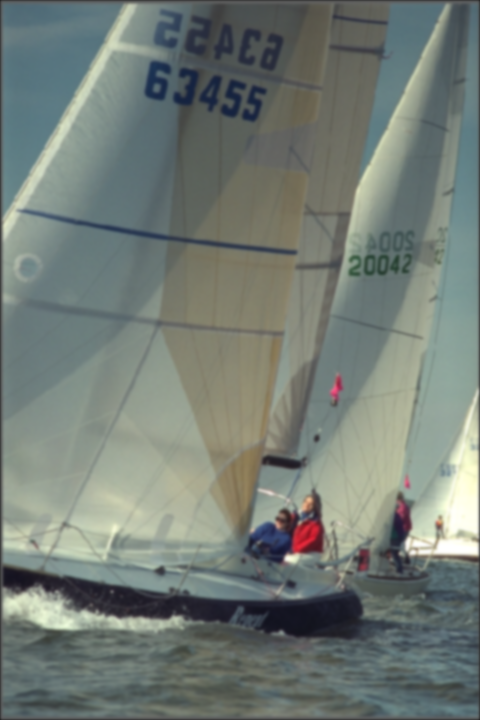
%> input picture codeBISA/BIBLE/img114.bmp, 480 x 720 px
$ octave --eval "result = SDSP(imread('img114.bmp'));"   (GNU Octave 9; MATLAB toolbox functions it lacks are replaced by stand-ins)
%> lines starting %> are read from the running program, lines starting %| are printed output that depends on the picture; in (x1, y1, x2, y2) boxes, pixels count from 0 and x2, y2 are one past the last pixel; in counts of white or black regions, pixels touching at a corner belong together; the program's own positions count from 1
function VSMap = SDSP(image)
% ========================================================================
% SDSP algorithm for salient region detection from a given image.
% Copyright(c) 2013 Lin ZHANG, School of Software Engineering, Tongji
% University
% All Rights Reserved.
% ----------------------------------------------------------------------
% Permission to use, copy, or modify this software and its documentation
% for educational and research purposes only and without fee is here
% granted, provided that this copyright notice and the original authors'
% names appear on all copies and supporting documentation. This program
% shall not be used, rewritten, or adapted as the basis of a commercial
% software or hardware product without first obtaining permission of the
% authors. The authors make no representations about the suitability of
% this software for any purpose. It is provided "as is" without express
% or implied warranty.
%----------------------------------------------------------------------
%
% This is an implementation of the algorithm for calculating the
% SDSP (Saliency Detection by combining Simple Priors).
%
% Please refer to the following paper
%
% Lin Zhang, Zhongyi Gu, and Hongyu Li,"SDSP: a novel saliency detection
% method by combining simple priors", ICIP, 2013.
%
%----------------------------------------------------------------------
%
%Input : image: an uint8 RGB image with dynamic range [0, 255] for each
%channel
%
%Output: VSMap: the visual saliency map extracted by the SDSP algorithm.
%Data range for VSMap is [0, 255]. So, it can be regarded as a common
%gray-scale image.
%
%-----------------------------------------------------------------------

sigmaF = 6.2;
omega0 = 0.002;
sigmaD = 114;
sigmaC = 0.25;
%convert the image into LAB color space
[oriRows, oriCols, junk] = size(image);
image = double(image);
dsImage(:,:,1) = imresize(image(:,:,1), [256, 256],'bilinear');
dsImage(:,:,2) = imresize(image(:,:,2), [256, 256],'bilinear');
dsImage(:,:,3) = imresize(image(:,:,3), [256, 256],'bilinear');
lab = RGB2Lab(dsImage);

LChannel = lab(:,:,1);
AChannel = lab(:,:,2);
BChannel = lab(:,:,3);

LFFT = fft2(double(LChannel));
AFFT = fft2(double(AChannel));
BFFT = fft2(double(BChannel));

[rows, cols, junk] = size(dsImage);
LG = logGabor(rows,cols,omega0,sigmaF);
FinalLResult = real(ifft2(LFFT.*LG));
FinalAResult = real(ifft2(AFFT.*LG));
FinalBResult = real(ifft2(BFFT.*LG));

SFMap = sqrt(FinalLResult.^2 + FinalAResult.^2 + FinalBResult.^2);

%the central areas will have a bias towards attention
coordinateMtx = zeros(rows, cols, 2);
coordinateMtx(:,:,1) = repmat((1:1:rows)', 1, cols);
coordinateMtx(:,:,2) = repmat(1:1:cols, rows, 1);

centerY = rows / 2;
centerX = cols / 2;
centerMtx(:,:,1) = ones(rows, cols) * centerY;
centerMtx(:,:,2) = ones(rows, cols) * centerX;
SDMap = exp(-sum((coordinateMtx - centerMtx).^2,3) / sigmaD^2);

%warm colors have a bias towards attention
maxA = max(AChannel(:));
minA = min(AChannel(:));
normalizedA = (AChannel - minA) / (maxA - minA);

maxB = max(BChannel(:));
minB = min(BChannel(:));
normalizedB = (BChannel - minB) / (maxB - minB);

labDistSquare = normalizedA.^2 + normalizedB.^2;
SCMap = 1 - exp(-labDistSquare / (sigmaC^2));
VSMap = SFMap .* SDMap .* SCMap;

VSMap =  imresize(VSMap, [oriRows, oriCols],'bilinear');
% VSMap = uint8(mat2gray(VSMap) * 255);
VSMap = mat2gray(VSMap);
return;

%%%%%%%%%%%%%%%%%%%%%%%%%%%%%%%%%%%%%%%%%%%%%%%%
function labImage = RGB2Lab(image)

image = double(image);
normalizedR = image(:,:,1) / 255;
normalizedG = image(:,:,2) / 255;
normalizedB = image(:,:,3) / 255;

RSmallerOrEqualto4045 = normalizedR <= 0.04045;
RGreaterThan4045 = 1 - RSmallerOrEqualto4045;
tmpR = (normalizedR / 12.92) .* RSmallerOrEqualto4045;
tmpR = tmpR + power((normalizedR + 0.055)/1.055,2.4) .* RGreaterThan4045;

GSmallerOrEqualto4045 = normalizedG <= 0.04045;
GGreaterThan4045 = 1 - GSmallerOrEqualto4045;
tmpG = (normalizedG / 12.92) .* GSmallerOrEqualto4045;
tmpG = tmpG + power((normalizedG + 0.055)/1.055,2.4) .* GGreaterThan4045;

BSmallerOrEqualto4045 = normalizedB <= 0.04045;
BGreaterThan4045 = 1 - BSmallerOrEqualto4045;
tmpB = (normalizedB / 12.92) .* BSmallerOrEqualto4045;
tmpB = tmpB + power((normalizedB + 0.055)/1.055,2.4) .* BGreaterThan4045;

X = tmpR*0.4124564 + tmpG*0.3575761 + tmpB*0.1804375;
Y = tmpR*0.2126729 + tmpG*0.7151522 + tmpB*0.0721750;
Z = tmpR*0.0193339 + tmpG*0.1191920 + tmpB*0.9503041;

epsilon = 0.008856;	%actual CIE standard
kappa   = 903.3;		%actual CIE standard

Xr = 0.9642;	%reference white D50
Yr = 1.0;		%reference white
Zr = 0.8251;	%reference white

xr = X/Xr;
yr = Y/Yr;
zr = Z/Zr;

xrGreaterThanEpsilon = xr > epsilon;
xrSmallerOrEqualtoEpsilon = 1 - xrGreaterThanEpsilon;
fx = power(xr, 1.0/3.0) .* xrGreaterThanEpsilon;
fx = fx + (kappa*xr + 16.0)/116.0 .* xrSmallerOrEqualtoEpsilon;

yrGreaterThanEpsilon = yr > epsilon;
yrSmallerOrEqualtoEpsilon = 1 - yrGreaterThanEpsilon;
fy = power(yr, 1.0/3.0) .* yrGreaterThanEpsilon;
fy = fy + (kappa*yr + 16.0)/116.0 .* yrSmallerOrEqualtoEpsilon;

zrGreaterThanEpsilon = zr > epsilon;
zrSmallerOrEqualtoEpsilon = 1 - zrGreaterThanEpsilon;
fz = power(zr, 1.0/3.0) .* zrGreaterThanEpsilon;
fz = fz + (kappa*zr + 16.0)/116.0 .* zrSmallerOrEqualtoEpsilon;

[rows,cols,junk] = size(image);
labImage = zeros(rows,cols,3);
labImage(:,:,1) = 116.0 * fy - 16.0;
labImage(:,:,2) = 500.0 * (fx - fy);
labImage(:,:,3) = 200.0 * (fy - fz);
return;

%%%%%%%%%%%%%%%%%%%%%%%%%%%%%%%%%%%%%%%%%%%%%%%%%%%%%%%%%%%%%%%%%%%%%%%%%%
function LG = logGabor(rows,cols,omega0,sigmaF)
     [u1, u2] = meshgrid(([1:cols]-(fix(cols/2)+1))/(cols-mod(cols,2)), ...
			            ([1:rows]-(fix(rows/2)+1))/(rows-mod(rows,2)));
     mask = ones(rows, cols);
     for rowIndex = 1:rows
         for colIndex = 1:cols
             if u1(rowIndex, colIndex)^2 + u2(rowIndex, colIndex)^2 > 0.25
                 mask(rowIndex, colIndex) = 0;
             end
         end
     end
     u1 = u1 .* mask;
     u2 = u2 .* mask;

     u1 = ifftshift(u1);
     u2 = ifftshift(u2);

     radius = sqrt(u1.^2 + u2.^2);
     radius(1,1) = 1;

     LG = exp((-(log(radius/omega0)).^2) / (2 * (sigmaF^2)));
     LG(1,1) = 0;
return;


%> in RGB2Lab, `RSmallerOrEqualto4045 = normalizedR <= 0.04045;`: RSmallerOrEqualto4045: size 256x256 logical; every value is 0
%> in RGB2Lab, `RGreaterThan4045 = 1 - RSmallerOrEqualto4045;`: RGreaterThan4045: size 256x256 double; every value is 1
%> in RGB2Lab, `tmpR = (normalizedR / 12.92) .* RSmallerOrEqualto4045;`: tmpR: size 256x256 double; every value is 0
%> in RGB2Lab, `xrGreaterThanEpsilon = xr > epsilon;`:
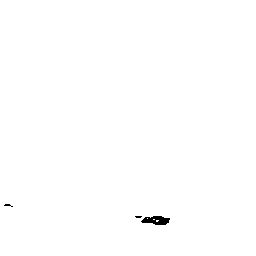
%> xrGreaterThanEpsilon: size 256x256 logical; 99.7% white; 3 black regions (2 under 20 px), largest, box (x1, y1, x2, y2) and area: (141, 216, 170, 225) 179
%> in RGB2Lab, `yrGreaterThanEpsilon = yr > epsilon;`: yrGreaterThanEpsilon: size 256x256 logical; 99.6% white; 3 black regions (1 under 20 px), largest, box (x1, y1, x2, y2) and area: (141, 216, 173, 225) 223, (3, 203, 15, 208) 33
%> in RGB2Lab, `zrGreaterThanEpsilon = zr > epsilon;`: zrGreaterThanEpsilon: size 256x256 logical; every value is 1
%> in SDSP, `BChannel = lab(:,:,3);`:
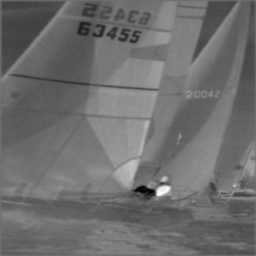
%> BChannel: size 256x256 double; min -38.58, max 30.61, mean -8.7; drawn with min black and max white
%> after the loop in logGabor, `for rowIndex = 1:rows`:
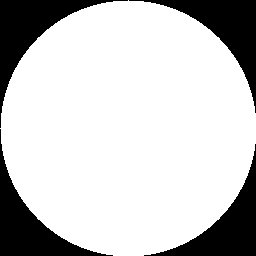
%> mask: size 256x256 double; values 0 (black) and 1 (white), 78.5% white; 4 black regions, box (x1, y1, x2, y2) and area: (0, 0, 128, 128) 3654, (129, 0, 256, 113) 3526, (0, 129, 113, 256) 3526, (144, 144, 256, 256) 3399
%> in logGabor, `radius(1,1) = 1;`:
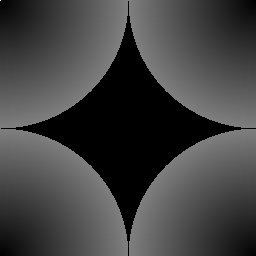
%> radius: size 256x256 double; min 0, max 1, mean 0.262
%> in logGabor, `LG(1,1) = 0;`:
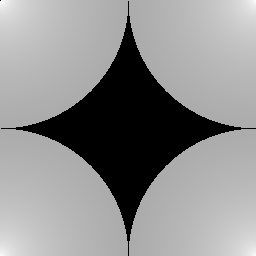
%> LG: size 256x256 double; min 0, max 0.994, mean 0.565
%> in SDSP, `SFMap = sqrt(FinalLResult.^2 + FinalAResult.^2 + FinalBResult.^2);`:
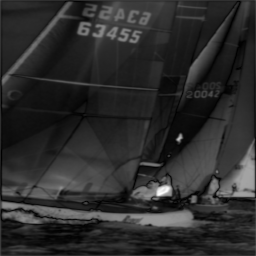
%> SFMap: size 256x256 double; min 0.487, max 72.23, mean 13; drawn with min black and max white
%> in SDSP, `centerMtx(:,:,1) = ones(rows, cols) * centerY;`: centerMtx: size 256x256 double; every value is 128
%> in SDSP, `maxA = max(AChannel(:));`: maxA = 65.93
%> in SDSP, `minA = min(AChannel(:));`: minA = -17.9
%> in SDSP, `maxB = max(BChannel(:));`: maxB = 30.61
%> in SDSP, `minB = min(BChannel(:));`: minB = -38.58
%> in SDSP, `VSMap =  imresize(VSMap, [oriRows, oriCols],'bilinear');`:
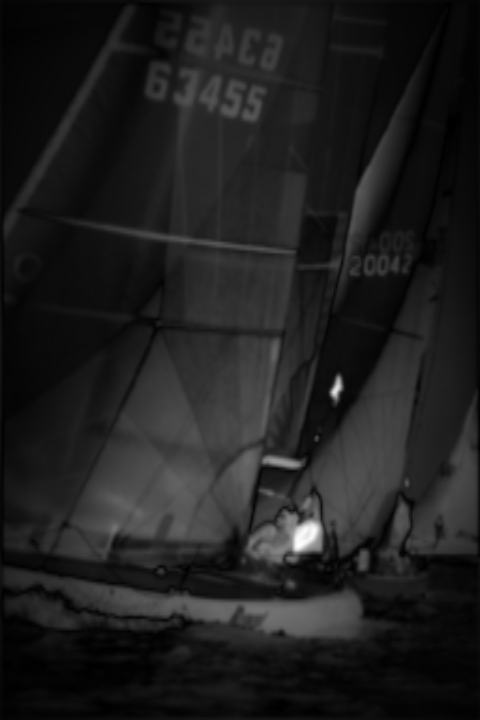
%> VSMap: size 720x480 double; min 0.17, max 47.21, mean 6; drawn with min black and max white
